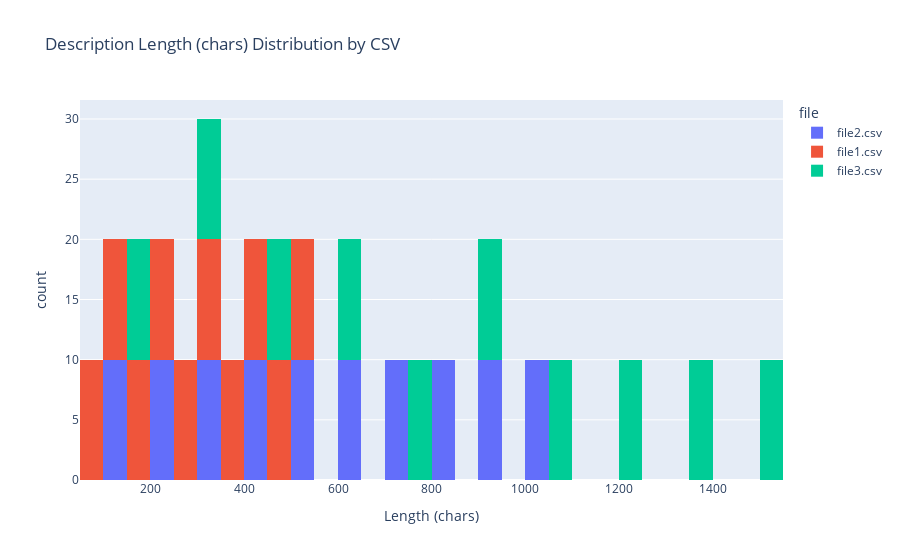

The notebook cell saved with this chart:
### Code cell
# 2. Description length distribution
fig_desc = px.histogram(combined_df, x='desc_len', color='file', nbins=50,
                        title='Description Length (chars) Distribution by CSV',
                        labels={'desc_len': 'Length (chars)', 'count': 'Frequency'})
fig_desc.show()
# fig_desc.write_image("desc_length_distribution.png")

### Figure 1 — Plotly figure (JSON) as saved in the notebook; plotly's stock layout.template omitted (floating-point values rounded to 4 significant figures)
{"data": [{"bingroup": "x", "hovertemplate": "file=file2.csv<br>Length (chars)=%{x}<br>count=%{y}<extra></extra>", "legendgroup": "file2.csv", "marker": {"color": "#636efa", "pattern": {"shape": ""}}, "name": "file2.csv", "nbinsx": 50, "orientation": "v", "showlegend": true, "type": "histogram", "x": [204, 306, 408, 510, 612, 714, 816, 918, 1020, 102, 204, 306, 408, 510, 612, 714, 816, 918, 1020, 102, 204, 306, 408, 510, 612, 714, 816, 918, 1020, 102, 204, 306, 408, 510, 612, 714, 816, 918, 1020, 102, 204, 306, 408, 510, 612, 714, 816, 918, 1020, 102, 204, 306, 408, 510, 612, 714, 816, 918, 1020, 102, 204, 306, 408, 510, 612, 714, 816, 918, 1020, 102, 204, 306, 408, 510, 612, 714, 816, 918, 1020, 102, 204, 306, 408, 510, 612, 714, 816, 918, 1020, 102, 204, 306, 408, 510, 612, 714, 816, 918, 1020, 102], "xaxis": "x", "yaxis": "y"}, {"bingroup": "x", "hovertemplate": "file=file1.csv<br>Length (chars)=%{x}<br>count=%{y}<extra></extra>", "legendgroup": "file1.csv", "marker": {"color": "#EF553B", "pattern": {"shape": ""}}, "name": "file1.csv", "nbinsx": 50, "orientation": "v", "showlegend": true, "type": "histogram", "x": [102, 153, 204, 255, 306, 357, 408, 459, 510, 51, 102, 153, 204, 255, 306, 357, 408, 459, 510, 51, 102, 153, 204, 255, 306, 357, 408, 459, 510, 51, 102, 153, 204, 255, 306, 357, 408, 459, 510, 51, 102, 153, 204, 255, 306, 357, 408, 459, 510, 51, 102, 153, 204, 255, 306, 357, 408, 459, 510, 51, 102, 153, 204, 255, 306, 357, 408, 459, 510, 51, 102, 153, 204, 255, 306, 357, 408, 459, 510, 51, 102, 153, 204, 255, 306, 357, 408, 459, 510, 51, 102, 153, 204, 255, 306, 357, 408, 459, 510, 51], "xaxis": "x", "yaxis": "y"}, {"bingroup": "x", "hovertemplate": "file=file3.csv<br>Length (chars)=%{x}<br>count=%{y}<extra></extra>", "legendgroup": "file3.csv", "marker": {"color": "#00cc96", "pattern": {"shape": ""}}, "name": "file3.csv", "nbinsx": 50, "orientation": "v", "showlegend": true, "type": "histogram", "x": [306, 459, 612, 765, 918, 1071, 1224, 1377, 1530, 153, 306, 459, 612, 765, 918, 1071, 1224, 1377, 1530, 153, 306, 459, 612, 765, 918, 1071, 1224, 1377, 1530, 153, 306, 459, 612, 765, 918, 1071, 1224, 1377, 1530, 153, 306, 459, 612, 765, 918, 1071, 1224, 1377, 1530, 153, 306, 459, 612, 765, 918, 1071, 1224, 1377, 1530, 153, 306, 459, 612, 765, 918, 1071, 1224, 1377, 1530, 153, 306, 459, 612, 765, 918, 1071, 1224, 1377, 1530, 153, 306, 459, 612, 765, 918, 1071, 1224, 1377, 1530, 153, 306, 459, 612, 765, 918, 1071, 1224, 1377, 1530, 153], "xaxis": "x", "yaxis": "y"}], "layout": {"barmode": "relative", "legend": {"title": {"text": "file"}, "tracegroupgap": 0}, "title": {"text": "Description Length (chars) Distribution by CSV"}, "xaxis": {"anchor": "y", "domain": [0, 1], "title": {"text": "Length (chars)"}}, "yaxis": {"anchor": "x", "domain": [0, 1], "title": {"text": "count"}}}}
